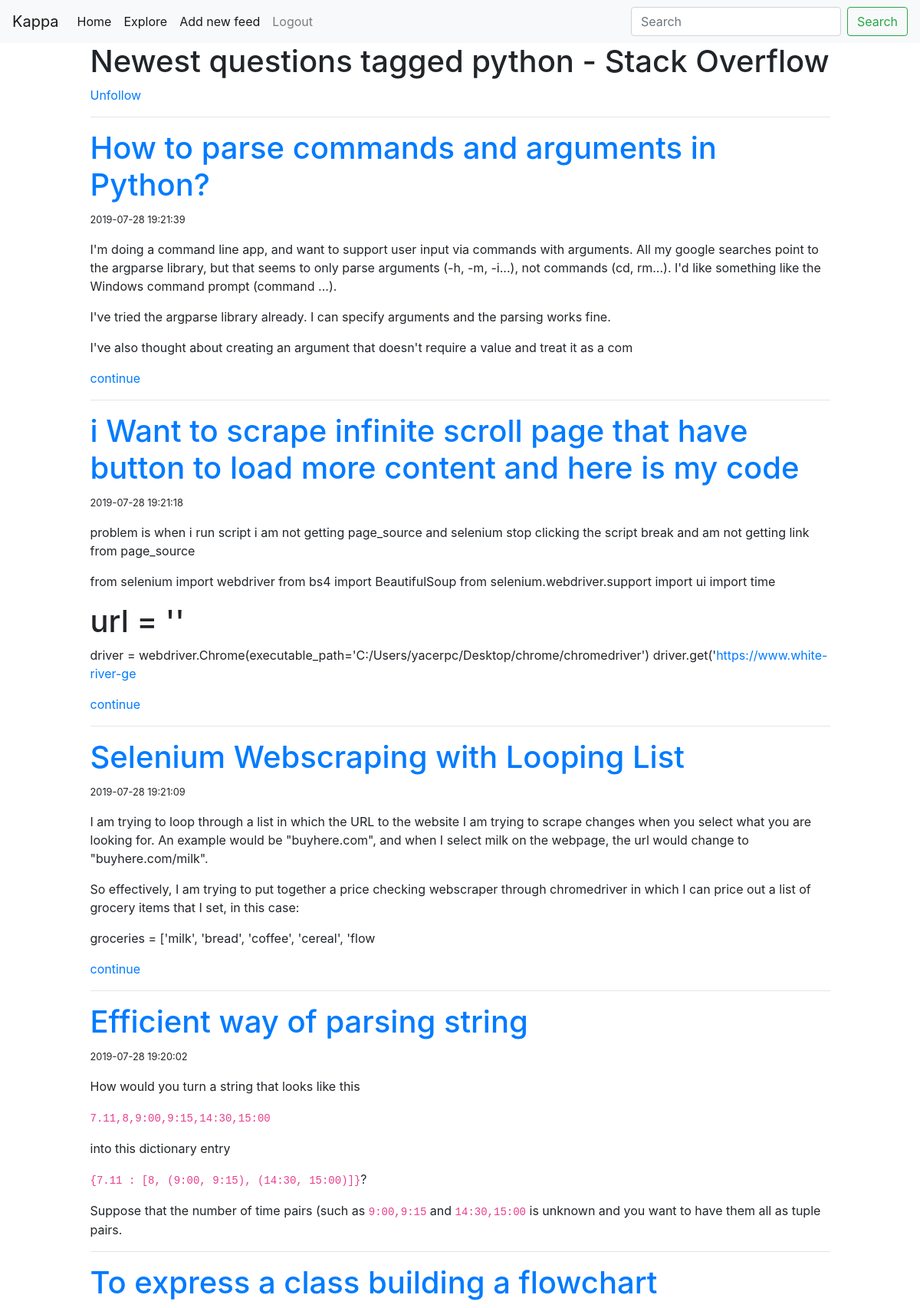
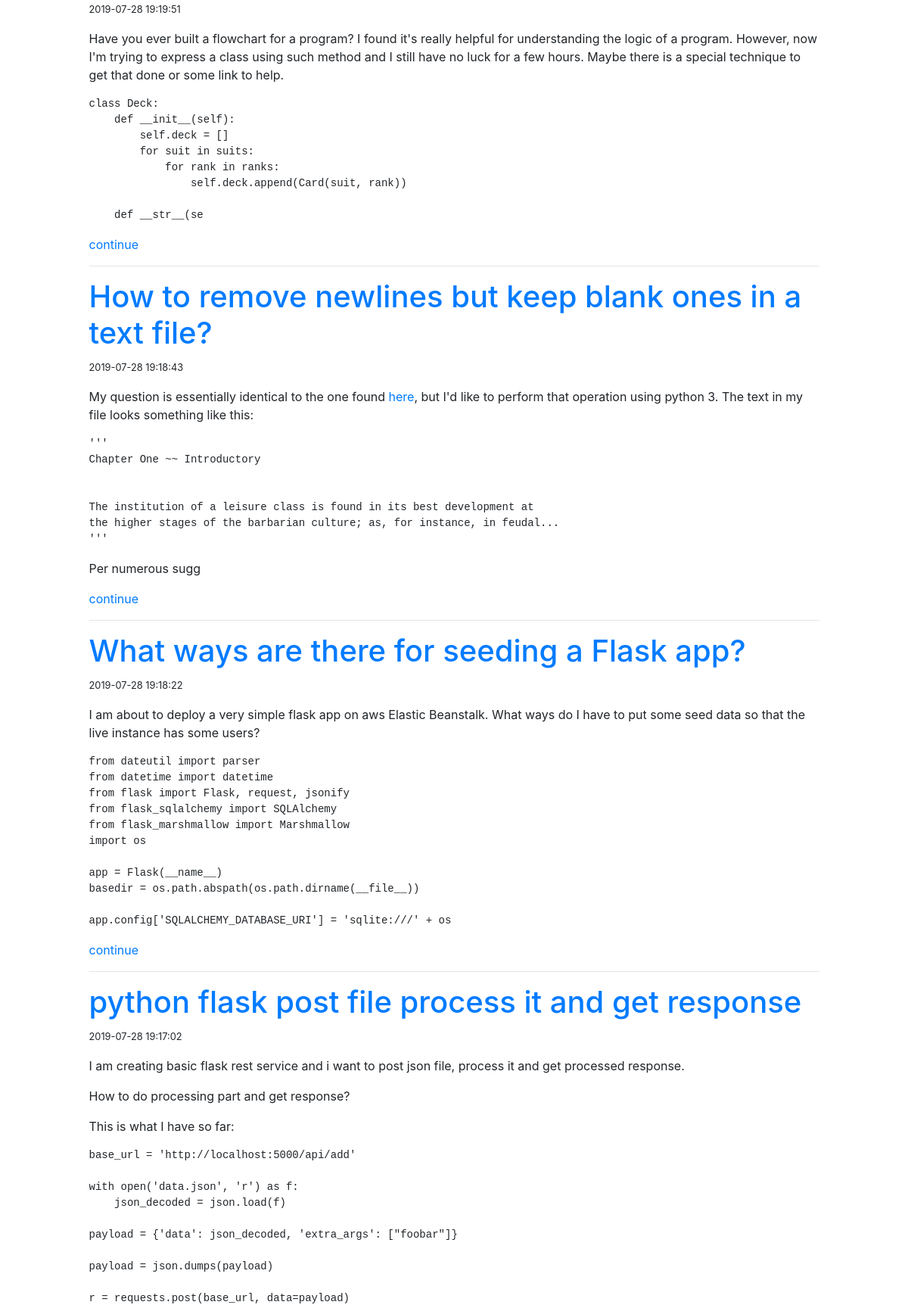
Screenshot of /feed/2 (signed in, upper part) with the database file from the repository (2 pictures, top to bottom).
### rss_reader/models.py (models this page shows, shortened)
class User(db.Model, UserMixin):
    id = db.Column(db.Integer, primary_key=True)
    username = db.Column(db.String(64), index=True, unique=True)
    email = db.Column(db.String(128), index=True, unique=True)
    password_hash = db.Column(db.String(128))
    feeds = db.relationship(
        "RssFeed", secondary=feeds, lazy="dynamic", backref="followers"
    )
    def is_following(self, rss_feed):
        return rss_feed in self.feeds

class RssFeed(db.Model):
    __searchable__ = ["title"]
    title = db.Column(db.String(128))
    id = db.Column(db.Integer, primary_key=True)
    link = db.Column(db.String(128), unique=True)
    posts = db.relationship("RssEntry", backref="feed_file", lazy="dynamic")

class RssEntry(db.Model):
    id = db.Column(db.Integer, primary_key=True)
    href = db.Column(
        db.String(128)
    )  # unique is not false to let multiple feed files have the same article
    feed_id = db.Column(db.ForeignKey("rss_feed.id"))
    title = db.Column(db.String(128))
    date = db.Column(db.DateTime, index=True)
    content = db.Column(db.String(1024))  # I will cut every entry

### rss_reader/routes.py (the view)
@app.route("/feed/<feed_id>")
@login_required
def feed(feed_id):
    feed = RssFeed.query.filter_by(id=feed_id).first_or_404()
    entries = feed.posts.order_by(RssEntry.date.desc())
    return render_template("feed.html", feeds=entries, title=feed.title, feed=feed)

### rss_reader/models.py (called while the page is built)
@login.user_loader
def load_user(id):
    return User.query.get(int(id))

### rss_reader/routes.py (called while the page is built)
@app.before_request
def before_request():
    pass

### rss_reader/templates/feed.html (shortened to what this page needs)
{% extends "base.html" %}
{% block content %}
<h1>{{title}}</h1>
{% if current_user.is_following(feed) %}
<a href="{{ url_for('unfollow', rss_feed=feed.id) }}">Unfollow</a>
{% else %}
<a href="{{ url_for('follow', rss_feed=feed.id) }}">Follow</a>
{% endif %}
{% for feed in feeds %}
<hr>
<h1><a href="{{feed.href}}">{{feed.title}}</a></h1>
<small>{{feed.date}}</small>
<p>{{feed.content|safe}}
  {% if feed.content|length > 500 %}
  <a href="{{feed.href}}"> continue</a>
  {% endif %}
</p>
{% endfor %}
{% endblock content %}

### rss_reader/templates/base.html (shortened to what this page needs)
<!doctype html>
<html lang="en">
  <head>
    <link rel="stylesheet" href="https://stackpath.bootstrapcdn.com/bootstrap/4.3.1/css/bootstrap.min.css">
  </head>
  <body>
    <nav class="navbar navbar-expand-lg navbar-light bg-light">
      <a class="navbar-brand" href="#">{{current_user.username}}</a>
      <div class="collapse navbar-collapse" id="navbarSupportedContent">
        <ul class="navbar-nav mr-auto">
          <li class="nav-item active">
            <a class="nav-link" href="{{ url_for('index') }}">Home</a>
          </li>
          <li class="nav-item active">
            <a class="nav-link" href="{{ url_for('explore') }}">Explore</a>
          </li>
          {% if current_user.is_anonymous %}
          <li class="nav-item">
            <a class="nav-link" href="{{ url_for('login') }}">Login</a>
          </li>
          {% else %}
          <div class="nav-item active">
            <a class="nav-link" href="{{ url_for('add') }}">Add new feed</a>
          </div>
            <a class="nav-link" href="{{ url_for('logout') }}">Logout</a>
          </div>
          {% endif %}
        <form class="form-inline my-2 my-lg-0" method="get" action="{{ url_for('explore') }}">
          <input class="form-control mr-sm-2" type="search" placeholder="Search" aria-label="Search" name="q">
          <button class="btn btn-outline-success my-2 my-sm-0" type="submit">Search</button>
        </form>
    </nav>
    <div class="row">
      {% block sidebar %}
      <div class="col-1">
      </div>
      {% endblock %}
      <div class="col-10">
        <div class="container">
          {% block content %}{% endblock %}
        </div>
      </div>
    </div>
  </body>
</html>

### rows the page displays
User: username "Kappa"
RssFeed: title "Newest questions tagged python - Stack Overflow"
RssEntry: title "How to parse commands and arguments in Python?", date "2019-07-28 19:21:39", content "I'm doing a command line app, and want to support user input via commands with arguments. All my google searches point to the argparse library, but that seems to only parse arguments (-h, -m, -i...), not commands (cd, rm...). I'd like something like the Windows command prompt (command ...). I've tried the argparse library already. I can specify arguments and the parsing works fine. I've also thought about creating an argument that doesn't require a value and treat it as a com"
RssEntry: title "i Want to scrape infinite scroll page that have button to load more content and here is my code", date "2019-07-28 19:21:18", content "problem is when i run script i am not getting page_source and selenium stop clicking the script break and am not getting link from page_source from selenium import webdriver from bs4 import BeautifulSoup from selenium.webdriver.support import ui import time url = '' driver = webdriver.Chrome(executable_path='C:/Users/yacerpc/Desktop/chrome/chromedriver') driver.get(' https://www.white-river-ge"
RssEntry: title "Selenium Webscraping with Looping List", date "2019-07-28 19:21:09", content "I am trying to loop through a list in which the URL to the website I am trying to scrape changes when you select what you are looking for. An example would be \"buyhere.com\", and when I select milk on the webpage, the url would change to \"buyhere.com/milk\". So effectively, I am trying to put together a price checking webscraper through chromedriver in which I can price out a list of grocery items that I set, in this case: groceries = ['milk', 'bread', 'coffee', 'cereal', 'flow"
RssEntry: title "Efficient way of parsing string", date "2019-07-28 19:20:02", content "How would you turn a string that looks like this 7.11,8,9:00,9:15,14:30,15:00 into this dictionary entry {7.11 : [8, (9:00, 9:15), (14:30, 15:00)]} ? Suppose that the number of time pairs (such as 9:00,9:15 and 14:30,15:00 is unknown and you want to have them all as tuple pairs."
RssEntry: title "To express a class building a flowchart", date "2019-07-28 19:19:51", content "Have you ever built a flowchart for a program? I found it's really helpful for understanding the logic of a program. However, now I'm trying to express a class using such method and I still have no luck for a few hours. Maybe there is a special technique to get that done or some link to help. class Deck: def __init__(self): self.deck = [] for suit in suits: for rank in ranks: self.deck.append(Card(suit, rank)) def __str__(se"
RssEntry: title "How to remove newlines but keep blank ones in a text file?", date "2019-07-28 19:18:43", content "My question is essentially identical to the one found here , but I'd like to perform that operation using python 3. The text in my file looks something like this: ''' Chapter One ~~ Introductory The institution of a leisure class is found in its best development at the higher stages of the barbarian culture; as, for instance, in feudal... ''' Per numerous sugg"
RssEntry: title "What ways are there for seeding a Flask app?", date "2019-07-28 19:18:22", content "I am about to deploy a very simple flask app on aws Elastic Beanstalk. What ways do I have to put some seed data so that the live instance has some users? from dateutil import parser from datetime import datetime from flask import Flask, request, jsonify from flask_sqlalchemy import SQLAlchemy from flask_marshmallow import Marshmallow import os app = Flask(__name__) basedir = os.path.abspath(os.path.dirname(__file__)) app.config['SQLALCHEMY_DATABASE_URI'] = 'sqlite:///' + os"
RssEntry: title "python flask post file process it and get response", date "2019-07-28 19:17:02", content "I am creating basic flask rest service and i want to post json file, process it and get processed response. How to do processing part and get response? This is what I have so far: base_url = 'http://localhost:5000/api/add' with open('data.json', 'r') as f: json_decoded = json.load(f) payload = {'data': json_decoded, 'extra_args': [\"foobar\"]} payload = json.dumps(payload) r = requests.post(base_url, data=payload)"
